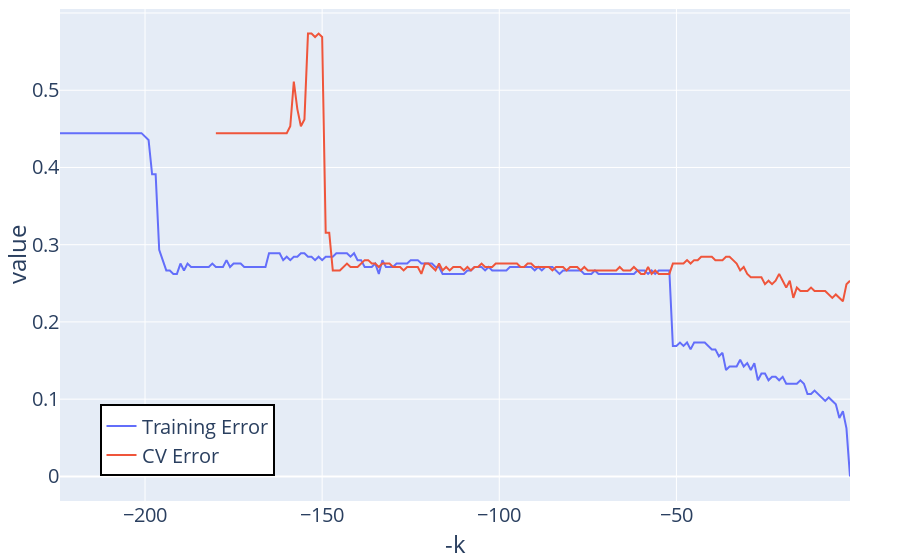

The notebook cell saved with this chart:
### Code cell
fig = px.line(both_training_and_CV_errors, x = "-k", y = ["Training Error", "CV Error"])
standardize_figure(fig)
fig.update_layout(legend_title= "",
              legend=dict(
                x=0.05,
                y=0.05,
                bordercolor="Black",
               borderwidth=2))
fig.show()
fig.write_image("Training_and_CV_error_vs_minus_k.png")

### Figure 1 — Plotly figure (JSON) as saved in the notebook; plotly's stock layout.template omitted (floating-point values rounded to 4 significant figures; data arrays with more than 128 entries replaced by an {"elided": "..."} marker saying what was removed)
{"data": [{"hovertemplate": "variable=Training Error<br>-k=%{x}<br>value=%{y}<extra></extra>", "legendgroup": "Training Error", "line": {"color": "#636efa", "dash": "solid"}, "marker": {"symbol": "circle"}, "mode": "lines", "name": "Training Error", "orientation": "v", "showlegend": true, "type": "scatter", "x": {"elided": "224 int values"}, "xaxis": "x", "y": {"elided": "224 float values"}, "yaxis": "y"}, {"hovertemplate": "variable=CV Error<br>-k=%{x}<br>value=%{y}<extra></extra>", "legendgroup": "CV Error", "line": {"color": "#EF553B", "dash": "solid"}, "marker": {"symbol": "circle"}, "mode": "lines", "name": "CV Error", "orientation": "v", "showlegend": true, "type": "scatter", "x": {"elided": "224 int values"}, "xaxis": "x", "y": {"elided": "224 float values"}, "yaxis": "y"}], "layout": {"font": {"size": 20}, "legend": {"bordercolor": "Black", "borderwidth": 2, "title": {"text": ""}, "tracegroupgap": 0, "x": 0.05, "y": 0.05}, "margin": {"b": 0, "l": 50, "r": 50, "t": 1}, "xaxis": {"anchor": "y", "domain": [0, 1], "title": {"text": "-k"}}, "yaxis": {"anchor": "x", "domain": [0, 1], "title": {"text": "value"}}}}
